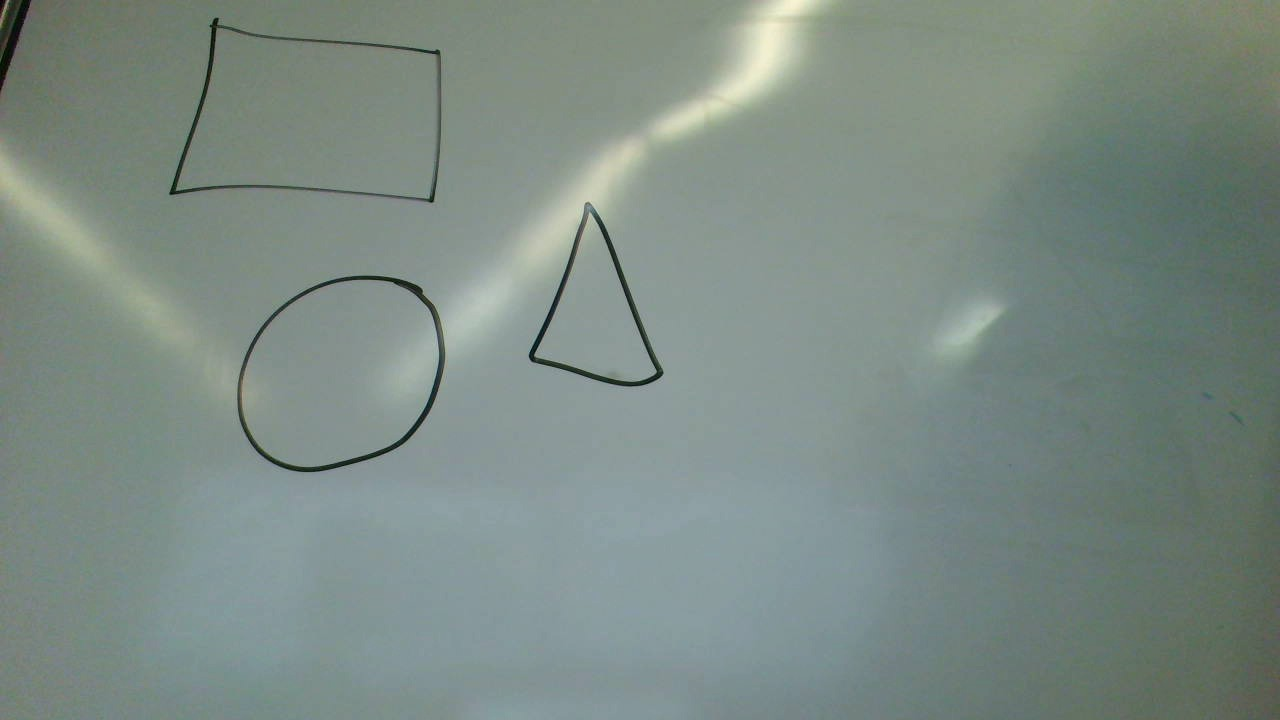
#> input picture ex-images/theMain.jpeg, 1280 x 720 px
$ python imageBoundingBoxes.py
#> lines starting #> are read from the running program, lines starting #| are printed output that depends on the picture; after the words box and inside, x2 and y2 are one past the last pixel; in counts of white or black regions, pixels touching at a corner belong together
import cv2
import os
import numpy as np
from matplotlib import pyplot as plt

def intersects(box1, box2):
    return not (box1[2] < box2[0] or box1[0] > box2[2] or box1[1] > box2[3] or box1[3] < box2[1])


LOWER_BLUE_COLOR = [0,0,0]
UPPER_BLUE_COLOR = [170, 140, 90]
CONTOUR_SIZE_RESTRICTION = 10
BORDER_SHAPE_PERCENT = 0.04
togetherBuffer = 10


imagesFolder = "ex-images"
example_img = os.path.join(imagesFolder, "theMain.jpeg")

#List of xy and width
imgO = cv2.imread(example_img)
#> imgO is the input picture: shape (720, 1280, 3); mean B, G, R 132.2, 138.9, 124.2

# converting image into grayscale image
scale_percent = 30
width = int(imgO.shape[1] * scale_percent / 100)
height = int(imgO.shape[0] * scale_percent / 100)
dsize = (width, height)
# resize image
img = cv2.resize(imgO, dsize)

def emptyFunction(v):
    pass

windowName = "Playing with RGB for each WhiteBoard"
cv2.namedWindow(windowName)

cv2.createTrackbar('Lower - R', windowName, 0, 255, emptyFunction)
cv2.createTrackbar('Lower - G', windowName, 0, 255, emptyFunction)
cv2.createTrackbar('Lower - B', windowName, 0, 255, emptyFunction)
cv2.createTrackbar('Upper - R', windowName, 170, 255, emptyFunction)
cv2.createTrackbar('Upper - G', windowName, 140, 255, emptyFunction)
cv2.createTrackbar('Upper - B', windowName, 90, 255, emptyFunction)

# Get image from between 2 main colors
imghsv = cv2.cvtColor(img, cv2.COLOR_BGR2HSV)
#> imghsv: shape (216, 384, 3); mean H, S, V 74.7, 30.5, 139.5
lower_blue = np.array(LOWER_BLUE_COLOR)
upper_blue = np.array(UPPER_BLUE_COLOR)
mask_blue = cv2.inRange(imghsv, lower_blue, upper_blue)
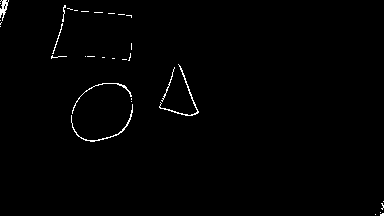
#> mask_blue: shape (216, 384); 0.88% white in thin lines or dots
#Show masked image

def on_change(value):
    print(value)

value = 10


while(True):

    if cv2.waitKey(1) == 27:
#> (key Esc is pressed here)
        break

    # values of blue, green, red
    Lblue = cv2.getTrackbarPos('Lower - R', windowName)
    Lgreen = cv2.getTrackbarPos('Lower - G', windowName)
    Lred = cv2.getTrackbarPos('Lower - B', windowName)

    Ublue = cv2.getTrackbarPos('Upper - R', windowName)
    Ugreen = cv2.getTrackbarPos('Upper - G', windowName)
    Ured = cv2.getTrackbarPos('Upper - B', windowName)


    LOWER_BLUE_COLOR = [Lblue, Lgreen, Lred]
    UPPER_BLUE_COLOR = [Ublue, Ugreen, Ured]
    imghsv = cv2.cvtColor(img, cv2.COLOR_BGR2HSV)
    lower_blue = np.array(LOWER_BLUE_COLOR)
    upper_blue = np.array(UPPER_BLUE_COLOR)
    mask_blue = cv2.inRange(imghsv, lower_blue, upper_blue)

    cv2.imshow(windowName , mask_blue)

cv2.waitKey(0)

#-------------------------------------------------------

contours, _ = cv2.findContours(mask_blue, cv2.RETR_TREE, cv2.CHAIN_APPROX_SIMPLE)
#> contours = 35 contours, 31 with area under 20; largest, box (x1, y1, x2, y2) and area: (0, 0, 9, 21) 62, (159, 64, 199, 116) 56, (71, 104, 133, 142) 50, (72, 83, 132, 114) 30

im = np.copy(img)
imSizeRestrict = np.copy(img)
imShapes = np.copy(img)

sizedContours = []
dimensionsShapes = []

shapeCountour = []

"""for c in contours:
    rect = cv2.boundingRect(c)
    x,y,w,h = rect
    cv2.rectangle(imSizeRestrict,(x,y),(x+w,y+h),(0,100,0),2)
    cv2.putText(imSizeRestrict,str(cv2.contourArea(c)),(x+w+10,y+h),0,0.3,(255,0,0))

cv2.imshow('Known', imSizeRestrict)
cv2.waitKey(0)"""


for c in contours:
    if (cv2.contourArea(c) > CONTOUR_SIZE_RESTRICTION):
        shapeCountour.append(c)
        sizedContours.append(c)
        rect = cv2.boundingRect(c)
        x,y,w,h = rect
        dimensionsShapes.append([x,y,w,h])
        cv2.rectangle(imSizeRestrict,(x,y),(x+w,y+h),(0,100,0),2)
        cv2.putText(imSizeRestrict,str(cv2.contourArea(c)),(x+w+10,y+h),0,0.3,(255,0,0))
#> this loop made 35 passes
#> (x, y, w, h) on passes 6, 9, 10, 11, 21, 33: (71, 104, 62, 38), (72, 83, 60, 31), (161, 67, 14, 35), (159, 64, 40, 52), (52, 23, 11, 31), (0, 0, 9, 21)
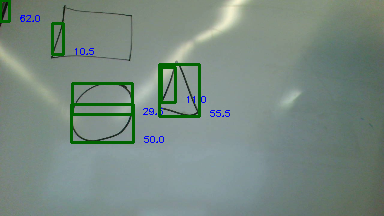
#> imSizeRestrict: shape (216, 384, 3); mean B, G, R 128.9, 137.3, 120.2
#> after the loop, dimensionsShapes = [[71, 104, 62, 38], [72, 83, 60, 31], [161, 67, 14, 35], [159, 64, 40, 52], [52, 23, 11, 31], [0, 0, 9, 21]]; shapeCountour = 6 contours, 2 with area under 20; largest, box (x1, y1, x2, y2) and area: (0, 0, 9, 21) 62, (159, 64, 199, 116) 56, (71, 104, 133, 142) 50, (72, 83, 132, 114) 30; sizedContours has the same summary as shapeCountour

cv2.imshow('Known', imSizeRestrict)
cv2.waitKey(0)

cleanedDimensionShapes = []
# Checks each value with all others in arrary to see intersection, removes smaller array
for shape in dimensionsShapes:
    for shapeCheck in dimensionsShapes:


        if intersects((max(shape[0]-togetherBuffer,0),max(shape[1]-togetherBuffer,0),shape[2]+shape[0]+togetherBuffer,shape[3]+shape[1]+togetherBuffer),
                    (max(shapeCheck[0]-togetherBuffer,0),max(shapeCheck[1]-togetherBuffer,0),shapeCheck[2]+shapeCheck[0]+togetherBuffer,shapeCheck[3]+shapeCheck[1]+togetherBuffer)) and shape != shapeCheck:

            thePoints = []
            thePoints.append((shape[0], shape[1]))
            thePoints.append((shape[0] + shape[2], shape[1]))
            thePoints.append((shape[0], shape[1] + shape[3]))
            thePoints.append((shape[0] + shape[2], shape[1] + shape[3]))
            thePoints.append((shapeCheck[0], shapeCheck[1]))
            thePoints.append((shapeCheck[0] + shapeCheck[2], shapeCheck[1]))
            thePoints.append((shapeCheck[0], shapeCheck[1] + shapeCheck[3]))
            thePoints.append((shapeCheck[0] + shapeCheck[2], shapeCheck[1] + shapeCheck[3]))


            x, y = min(thePoints)
            if max(thePoints) == thePoints[3]:
                w = shape[2]
                h = shape[3]
            elif max(thePoints) == thePoints[7]:
                w = shapeCheck[2]
                h = shapeCheck[3]
            else:
                raise Exception("Ask help")
            print(min(thePoints))
            print(max(thePoints))

            cleanedDimensionShapes.append([x,y,w,h])

            """
            cleanedDimensionShapes.append([min(shape[0], shapeCheck[0]), min(shape[1], shapeCheck[1]), max(shape[2], shapeCheck[2]), min(shape[3], shapeCheck[3])])

            if shape[2]*shape[3] > shapeCheck[2]*shapeCheck[3]:
                dimensionsShapes.remove(shapeCheck)
            else:
                try:
                    dimensionsShapes.remove(shape)
                except Exception as ValueError:
                    print("Already done, passing value" + str(shape))

            """
#> this loop made 6 passes
#> (printed output is left out)
#> after the loop, cleanedDimensionShapes = [[71, 104, 62, 38], [71, 104, 62, 38], [159, 64, 40, 52], [159, 64, 40, 52]]

textBuffer = 5
printArray = []
ct = 1
savingImg = imgO
for shapeFinalizaed in cleanedDimensionShapes:
    border = max(int(w * imgO.shape[1] / img.shape[1] * BORDER_SHAPE_PERCENT),
                int(h * imgO.shape[0] / img.shape[0] * BORDER_SHAPE_PERCENT))
    print("Border width is " + str(border))

    x, y, w, h = shapeFinalizaed # Fix bro
    x = int(x * imgO.shape[1] / img.shape[1] - border)
    y = int(y * imgO.shape[0] / img.shape[0] - border)
    w = int(w * imgO.shape[1] / img.shape[1]) + border * 2
    h = int(h * imgO.shape[0] / img.shape[0]) + border * 2


    printArray.append([x,y,w,h])
    savingImg = cv2.rectangle(savingImg,(x,y),(x+w,y+h),(0,255,0),2)
    savingImg = cv2.putText(savingImg,"Shape - " + str(ct),(x+w+textBuffer,y+h),0,0.3,(255,0,0))
    ct += 1
#> this loop made 4 passes
#> (shapeFinalizaed, border, x, y, w, h) on passes 1 to 4: ([71, 104, 62, 38], 6, 230, 340, 218, 138), ([71, 104, 62, 38], 29, 207, 317, 264, 184), ([159, 64, 40, 52], 35, 495, 178, 203, 243), ([159, 64, 40, 52], 32, 498, 181, 197, 237)
#> (printed output is left out)
#> pass 1, `savingImg = cv2.rectangle(savingImg,(x,y),(x+w,y+h),(0,255,0),2)`:
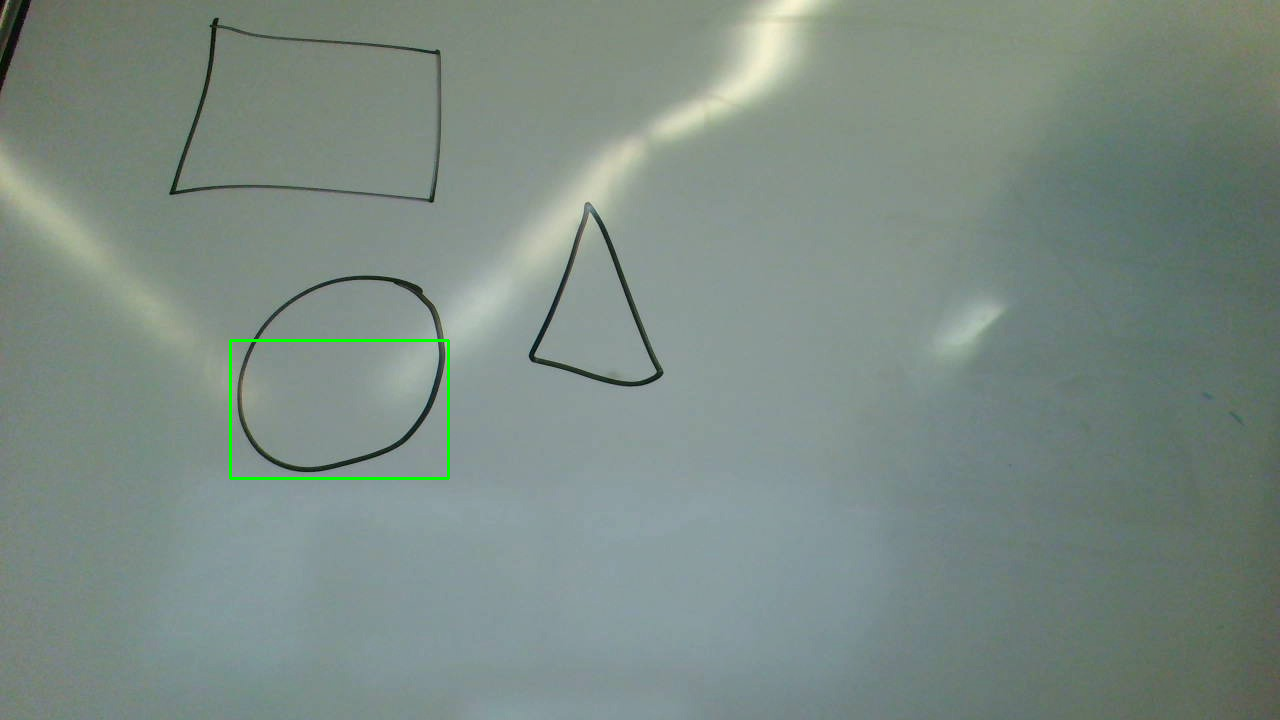
#> savingImg: shape (720, 1280, 3); 0.23% of pixels changed, all inside (x1, y1, x2, y2) = (229, 339, 450, 480)
#> pass 2, `savingImg = cv2.rectangle(savingImg,(x,y),(x+w,y+h),(0,255,0),2)`:
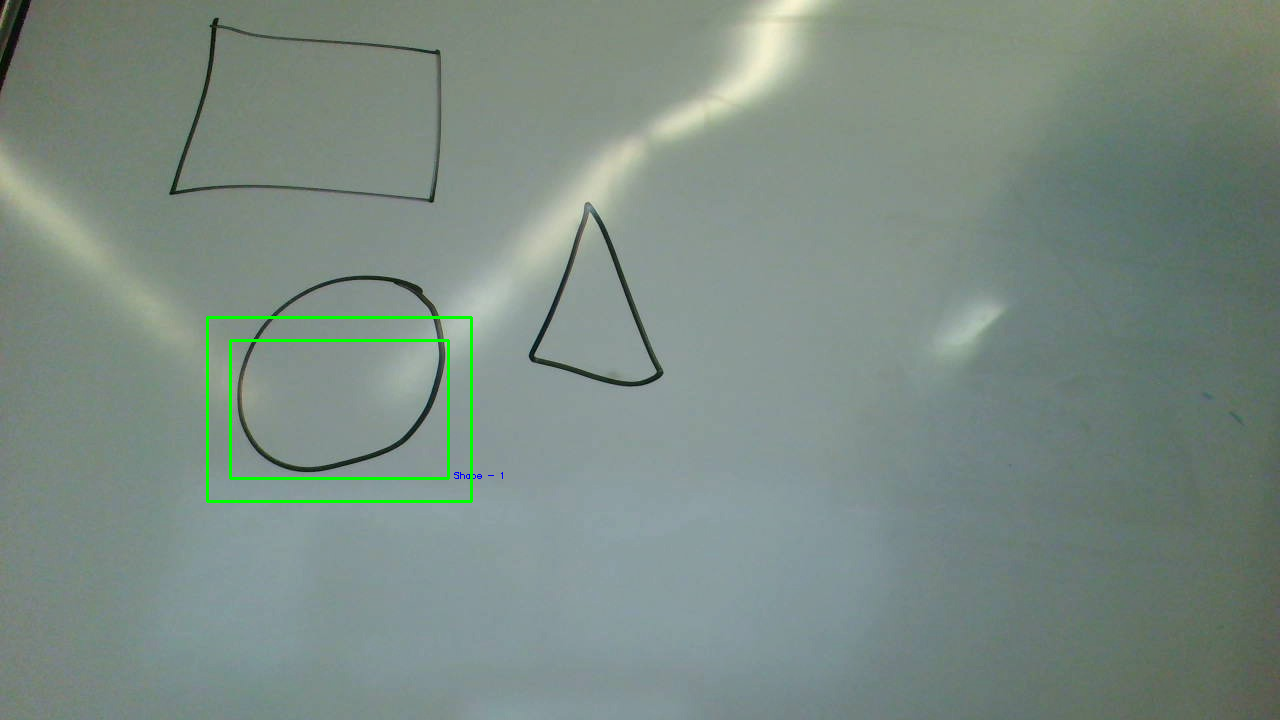
#> savingImg: shape (720, 1280, 3); mean B, G, R 131.5, 139.5, 123.5
#> after the loop:
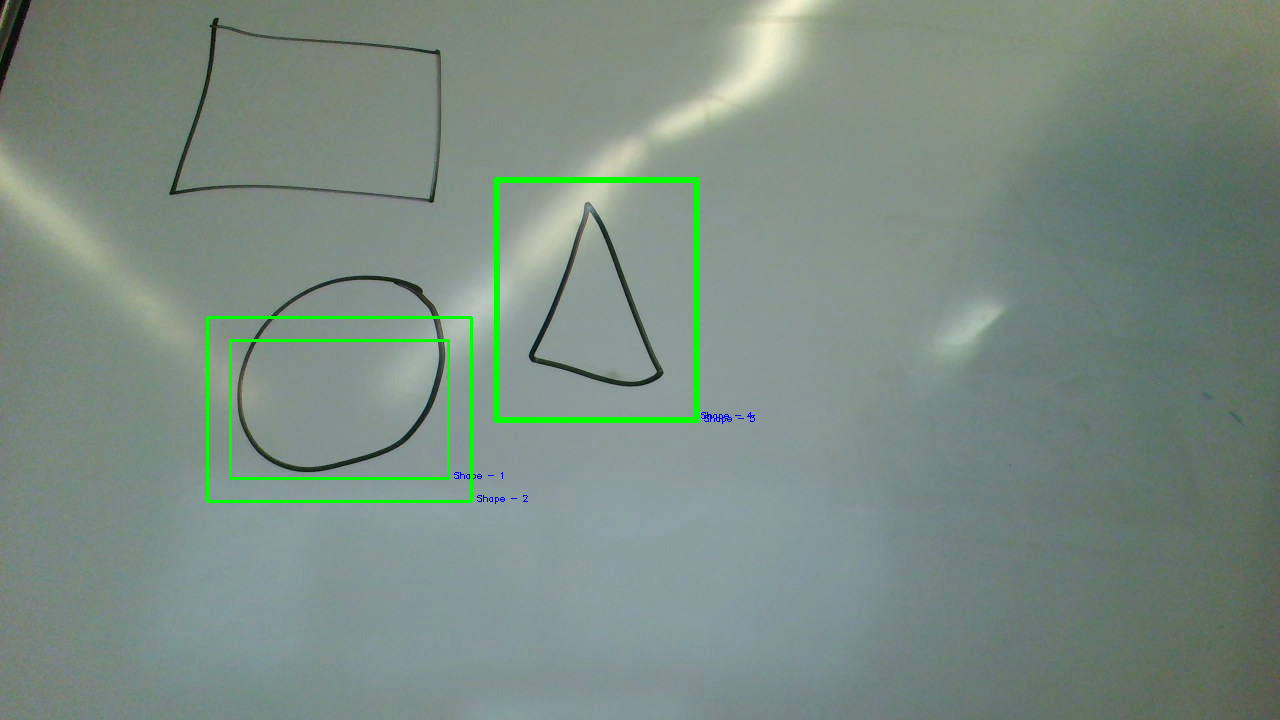
#> savingImg: shape (720, 1280, 3); mean B, G, R 130.6, 140, 122.6
#> after the loop, ct = 5; printArray = [[230, 340, 218, 138], [207, 317, 264, 184], [495, 178, 203, 243], [498, 181, 197, 237]]

cv2.imwrite("ResultingImg.png", savingImg)

#cv2.imshow('Known', im)
#cv2.waitKey(0)
#cv2.destroyAllWindows()

print("-"*10)
print("Detected " +str(len(dimensionsShapes)) + " shapes.")
#| Detected 6 shapes.

print(printArray)
#| [[230, 340, 218, 138], [207, 317, 264, 184], [495, 178, 203, 243], [498, 181, 197, 237]]


# A bunch of random other code
"""
for con in sizedContours:
    #Possible Clean
    rect = cv2.boundingRect(con)
    x,y,w,h = rect
    print(rect)
    intersect = False
    for c in sizedContours:
        Trect = cv2.boundingRect(c)
        Tx,Ty,Tw,Th = Trect
        if intersects((x,y,w+x,h+y), (Tx,Ty,Tw+Tx,Th+Ty)) and (x,y,w+x,h+y) != (Tx,Ty,Tw+Tx,Th+Ty):

            print(x,y,w,h)
            print(Tx,Ty,Tw,Th)

            newX = min(x, Tx)
            newY = min(y, Ty)
            newW = x + w + Tw - abs(Tx - (x + w))
            newH = y + h + Th - abs(Ty - (y + h))
            print(newX, newY, newW, newH)
            print()
            cv2.rectangle(im,(newX,newY),(newX+newW,newY+newH),(0,255,0),2)
            cv2.putText(im,str(cv2.contourArea(c)),(newX+newW+10,newY+newH),0,0.3,(255,0,0))
            intersect = True
    if not intersect:
        cv2.rectangle(im,(x,y),(x+w,y+h),(0,255,0),2)
        cv2.putText(im,str(cv2.contourArea(c)),(x+w+10,y+h),0,0.3,(255,0,0))


cv2.drawContours(im, contours, -1, (255, 0, 0), 1)


cv2.imshow('Test Image Between 2 colors', im)
cv2.waitKey(0)
cv2.destroyAllWindows()
"""

"""
gray = cv2.cvtColor(img, cv2.COLOR_BGR2GRAY)
blur = cv2.GaussianBlur(gray, (0,0), sigmaX=100, sigmaY=100)
divide = cv2.divide(gray, blur, scale=255)
thresh = cv2.threshold(divide, 0, 255, cv2.THRESH_BINARY+cv2.THRESH_OTSU)[1]
kernel = cv2.getStructuringElement(cv2.MORPH_RECT, (3,3))
morph = cv2.morphologyEx(thresh, cv2.MORPH_CLOSE, kernel)

cv2.imshow('Gausian Blur Something', morph)
cv2.waitKey(0)
cv2.destroyAllWindows()
"""
"""
img = imShapes
gray = cv2.medianBlur(cv2.cvtColor(img, cv2.COLOR_BGR2GRAY),5)
_, threshold = cv2.threshold(gray, 127, 255, cv2.THRESH_BINARY)
# using a findContours() function
contours, _ = cv2.findContours(threshold, cv2.RETR_TREE, cv2.CHAIN_APPROX_SIMPLE)
cv2.imshow('shapes', img)
cv2.waitKey(0)
cv2.destroyAllWindows()

for contour in shapeCountour:
    # cv2.approxPloyDP() function to approximate the shape
    approx = cv2.approxPolyDP(contour, 0.05 * cv2.arcLength(contour, True), True)

    if not (cv2.contourArea(approx) < 10):
        # using drawContours() function
        cv2.drawContours(img, [contour], 0, (0, 0, 255), 1)
        # finding center point of shape
        M = cv2.moments(contour)
        if M['m00'] != 0.0:
            x = int(M['m10']/M['m00'])
            y = int(M['m01']/M['m00'])
        # putting shape name at center of each shape
        if len(approx) == 3:
            cv2.putText(img, 'Triangle', (x, y),
                        cv2.FONT_HERSHEY_SIMPLEX, 0.6, (255, 255, 255), 2)
        elif len(approx) == 4:
            cv2.putText(img, 'Square', (x, y),
                        cv2.FONT_HERSHEY_SIMPLEX, 0.6, (255, 255, 255), 2)
        else:
            cv2.putText(img, 'circle', (x, y),
                        cv2.FONT_HERSHEY_SIMPLEX, 0.6, (255, 255, 255), 2)


# displaying the image after drawing contours
cv2.imshow('shapes', img)
cv2.waitKey(0)
cv2.destroyAllWindows()
"""
